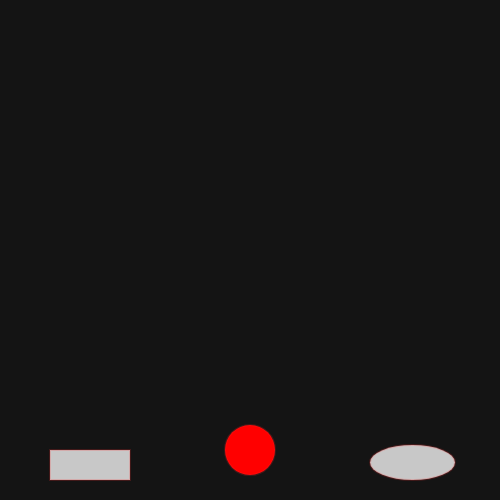
Frame 1 (no input)
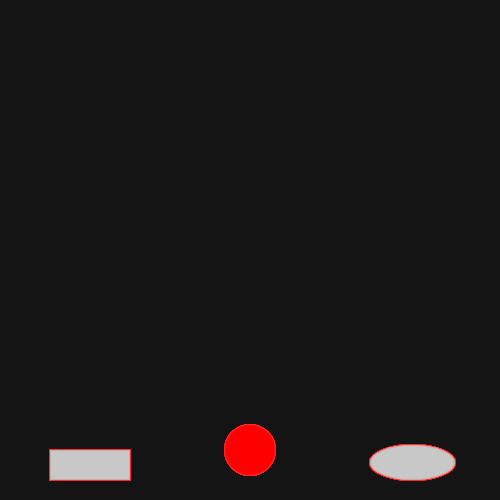
Frame 60 (no input)
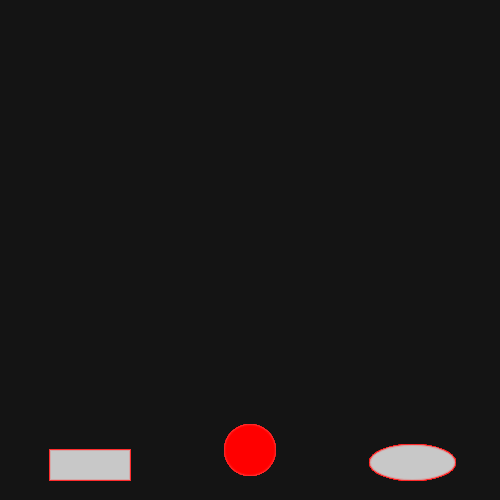
Frame 120 (the mouse pressed at the canvas centre since frame 60)

The p5.js sketch that drew these frames (run headless with seeded random() and noise() and a simulated clock; from frame 60 on, the mouse is pressed at the canvas centre):

// p5.js sketch
// ── sketch.js
let canvasWidth = 500;
let canvasHeight = 500;
let checkShape = "ellipse";

function setup() {
    createCanvas(canvasWidth, canvasHeight);
    background(20);
}

function mouseClicked () {
    if((mouseX >= 50 && mouseX <= 130) && (mouseY >= 450 && mouseY <= 480)) {
        checkShape = "rect";
    } else if((mouseX >= 370 && mouseX <= 455) && (mouseY >= 445 && mouseY <= 480)) {
        checkShape = "ellipse";
    }  else if((mouseX >= 200 && mouseX <= 300) && (mouseY >= 400 && mouseY <= 500)) {
        background(0);
    }

}

function mouseDragged() {
    let pointerWidth = random(10, 50);
    let pointerHeight = random(10, 50);
    let pointerDiameter = random(10, 50);
    let r = random(255);
    let g = random(255);
    let b = random(255);

    noStroke();
    fill(r, g, b);
    if(checkShape == "ellipse") {
        ellipse(mouseX, mouseY, pointerWidth, pointerHeight);
    } else if (checkShape == "rect") {
        rectMode(CENTER);
        rect(mouseX, mouseY, pointerWidth, pointerHeight);
        rectMode(CORNER);
    }
    //circle(mouseX, mouseY, pointerDiameter);
}



function draw() {
    fill(200);
    stroke(255, 50, 50, 50);
    strokeWeight(2);

    rect(50, 450, 80, 30);
    ellipse(412.5, 462.5, 85, 35);

    fill(255, 0, 0);
    ellipse(canvasWidth/2, 450, 50, 50);


}
